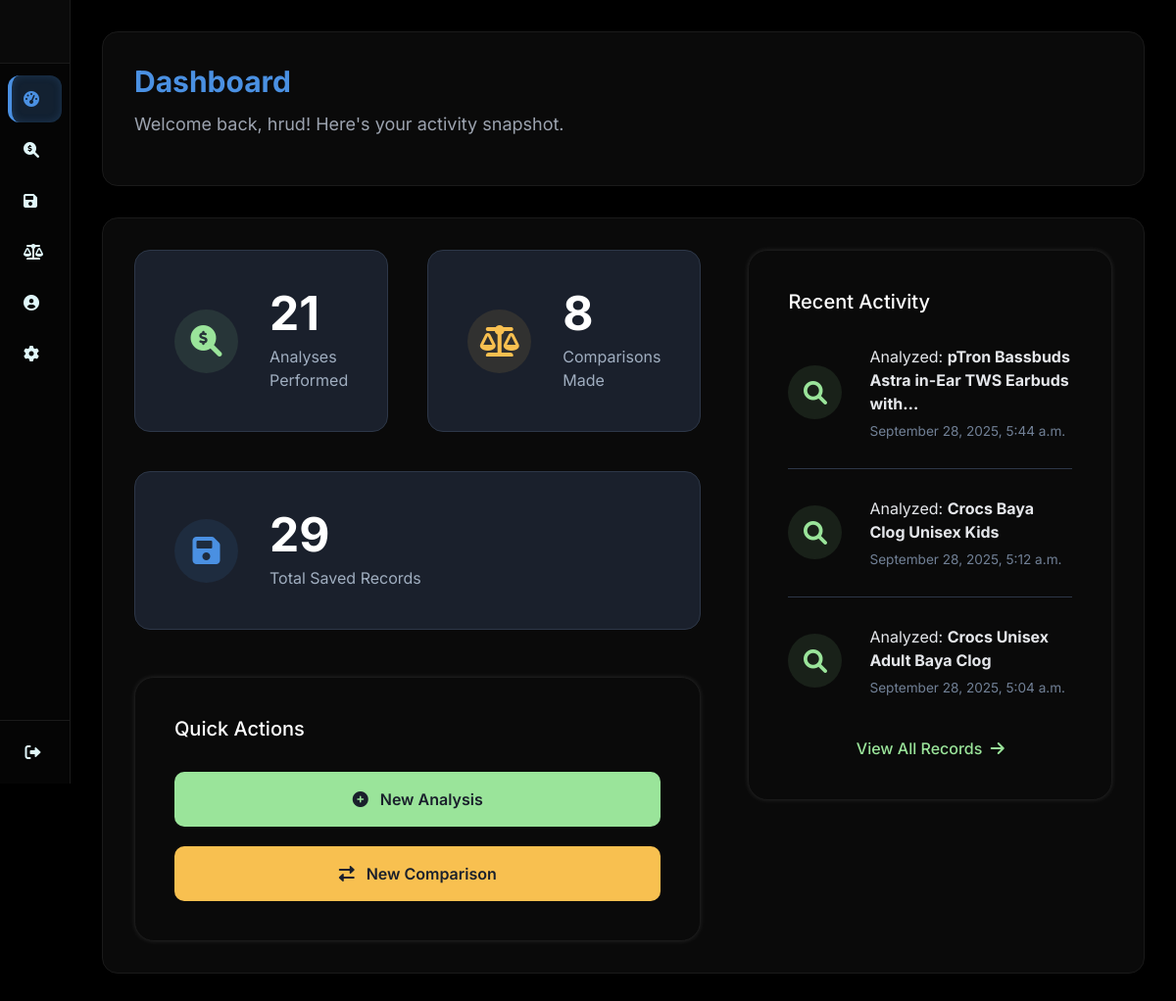
/user/dashboard/ (signed in), run on an earlier commit of the app's database.
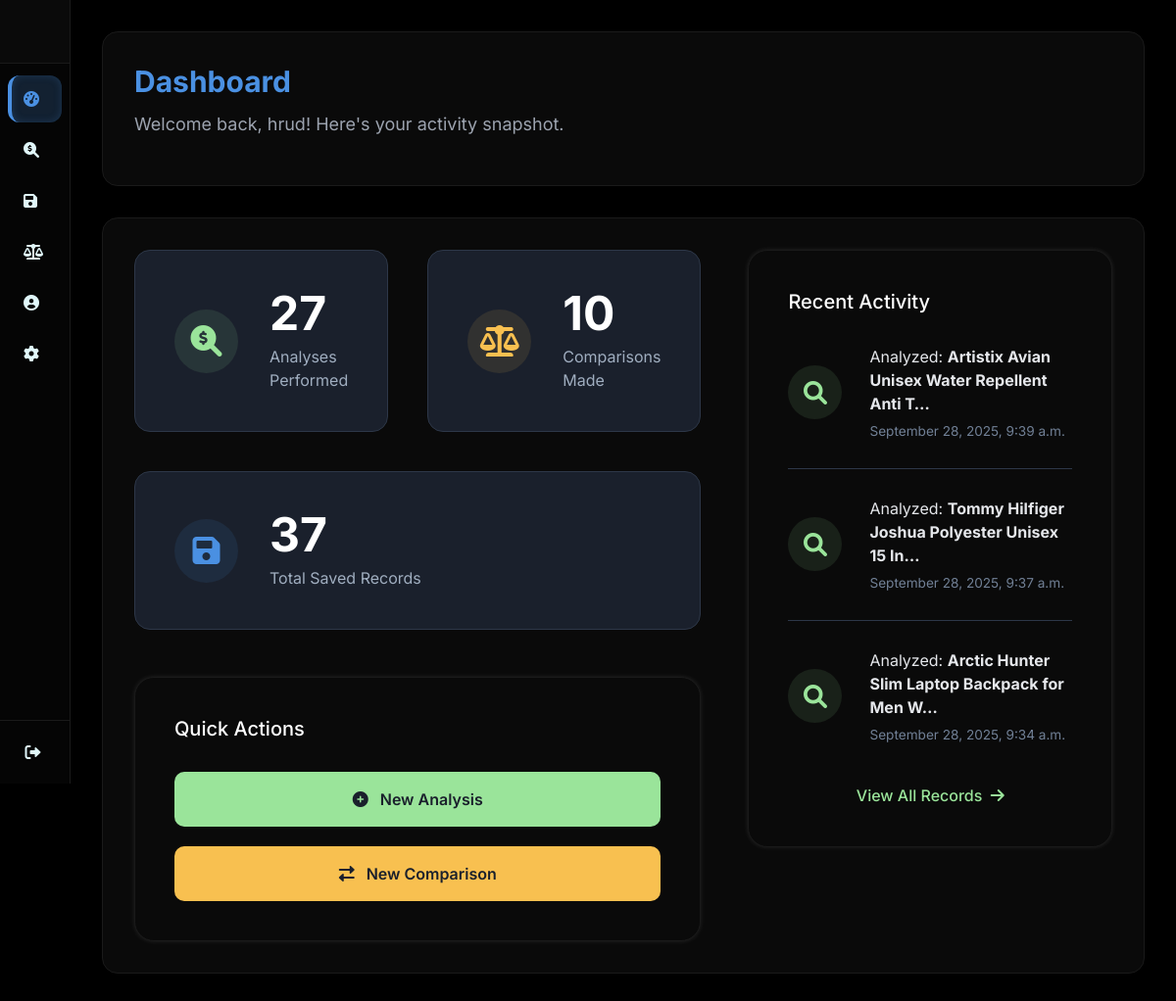
And on a later commit of the database.
### users/models.py (models this page shows, shortened)
class ProductAnalysis(models.Model):
    user = models.ForeignKey(User, on_delete=models.CASCADE, related_name='analyses')
    product_url = models.URLField(max_length=1024)
    product_name = models.CharField(max_length=512)
    analysis_data = models.JSONField()
    created_at = models.DateTimeField(auto_now_add=True)
    @property
    def record_type(self):
        return 'analysis'
    class Meta:
        ordering = ['-created_at']

### users/views.py (the view)
# urls.py: path('dashboard/', views.user_dashboard, name='user_dashboard'),
@login_required(login_url='/user/login/')
def user_dashboard(request):
    analyses_count = ProductAnalysis.objects.filter(user=request.user).count()
    comparisons_count = ProductComparison.objects.filter(user=request.user).count()
    user_analyses = ProductAnalysis.objects.filter(user=request.user)
    user_comparisons = ProductComparison.objects.filter(user=request.user)
    recent_records = sorted(
        chain(user_analyses, user_comparisons),
        key=attrgetter('created_at'),
        reverse=True
    )[:3] # Get the 3 most recent records
    context = {
        'analyses_count': analyses_count,
        'comparisons_count': comparisons_count,
        'saved_records_count': analyses_count + comparisons_count,
        'recent_records': recent_records
    }
    return render(request, "users/dashboard.html", context)

### users/templates/users/dashboard.html (shortened to what this page needs)
{% extends 'users/base.html' %}
{% load static %}
{% block page_title %}Dashboard{% endblock %}
{% block page_subtitle %}Welcome back, {{ user.first_name|default:user.username }}! Here's your activity snapshot.{% endblock %}
{% block content %}
<div class="dashboard-grid">
    <div class="left-column">
        <div class="stats-grid">
            <div class="stat-card">
                <div class="stat-icon" style="background-color: rgba(154, 228, 154, 0.1); color: #9ae49a;">
                    <i class="fas fa-search-dollar"></i>
                </div>
                <div class="stat-info">
                    <p class="stat-number">{{ analyses_count }}</p>
                    <p class="stat-label">Analyses Performed</p>
                </div>
            </div>
            <div class="stat-card">
                <div class="stat-icon" style="background-color: rgba(248, 192, 80, 0.1); color: #f8c050;">
                    <i class="fas fa-balance-scale"></i>
                </div>
                <div class="stat-info">
                    <p class="stat-number">{{ comparisons_count }}</p>
                    <p class="stat-label">Comparisons Made</p>
                </div>
            </div>
            <div class="stat-card full-span">
                <div class="stat-icon" style="background-color: rgba(74, 144, 226, 0.1); color: #4A90E2;">
                    <i class="fas fa-save"></i>
                </div>
                <div class="stat-info">
                    <p class="stat-number">{{ saved_records_count }}</p>
                    <p class="stat-label">Total Saved Records</p>
                </div>
            </div>
        </div>
        <div class="app-card">
            <div class="p-6">
                <h5 class="card-header">Quick Actions</h5>
                <div class="action-buttons">
                    <a href="{% url 'analyzer' %}" class="action-btn analyze-btn">
                        <i class="fas fa-plus-circle me-2"></i> New Analysis
                    </a>
                    <a href="{% url 'compare' %}" class="action-btn compare-btn">
                        <i class="fas fa-exchange-alt me-2"></i> New Comparison
                    </a>
                </div>
            </div>
        </div>
    </div>
    <div class="right-column">
        <div class="app-card">
            <div class="p-6">
                <h5 class="card-header">Recent Activity</h5>
                {% if recent_records %}
                <ul class="activity-list">
                    {% for record in recent_records %}
                    <li class="activity-item">
                        {% if record.record_type == 'analysis' %}
                        <div class="activity-icon-wrapper" style="background-color: rgba(154, 228, 154, 0.1);">
                            <i class="fas fa-search activity-icon" style="color: #9ae49a;"></i>
                        </div>
                        <div class="activity-content">
                            <p class="activity-title">Analyzed: <strong>{{ record.product_name|truncatechars:45 }}</strong></p>
                            <p class="activity-date">{{ record.created_at|date:"F j, Y, P" }}</p>
                        </div>
                        {% endif %}
                    </li>
                    {% endfor %}
                </ul>
                <div style="text-align: center; margin-top: 2.5rem;">
                    <a href="{% url 'records' %}" class="view-all-link">View All Records <i class="fas fa-arrow-right ms-1"></i></a>
                </div>
                {% else %}
                <div class="text-center p-4">
                    <i class="fas fa-history fa-2x" style="color: #4A5568; margin-bottom: 1rem;"></i>
                    <p style="color: #A0AEC0;">No activity yet. Perform an analysis or comparison to get started!</p>
                </div>
                {% endif %}
            </div>
        </div>
    </div>
</div>
{% endblock %}

What changed in the data, as far as the page shows it:
no longer on this page (row unchanged): ProductAnalysis: product_name "pTron Bassbuds Astra in-Ear TWS Earbuds with…", created_at "September 28, 2025, 5:44 a.m."
no longer on this page (row unchanged): ProductAnalysis: product_name "Crocs Baya Clog Unisex Kids", created_at "September 28, 2025, 5:12 a.m."
no longer on this page (row unchanged): ProductAnalysis: product_name "Crocs Unisex Adult Baya Clog", created_at "September 28, 2025, 5:04 a.m."
added ProductAnalysis: product_name "Artistix Avian Unisex Water Repellent Anti T…", created_at "September 28, 2025, 9:39 a.m."
added ProductAnalysis: product_name "Tommy Hilfiger Joshua Polyester Unisex 15 In…", created_at "September 28, 2025, 9:37 a.m."
added ProductAnalysis: product_name "Arctic Hunter Slim Laptop Backpack for Men W…", created_at "September 28, 2025, 9:34 a.m."
Also different on the page:
{{ analyses_count }}: "21" → "27"
{{ comparisons_count }}: "8" → "10"
{{ saved_records_count }}: "29" → "37"
